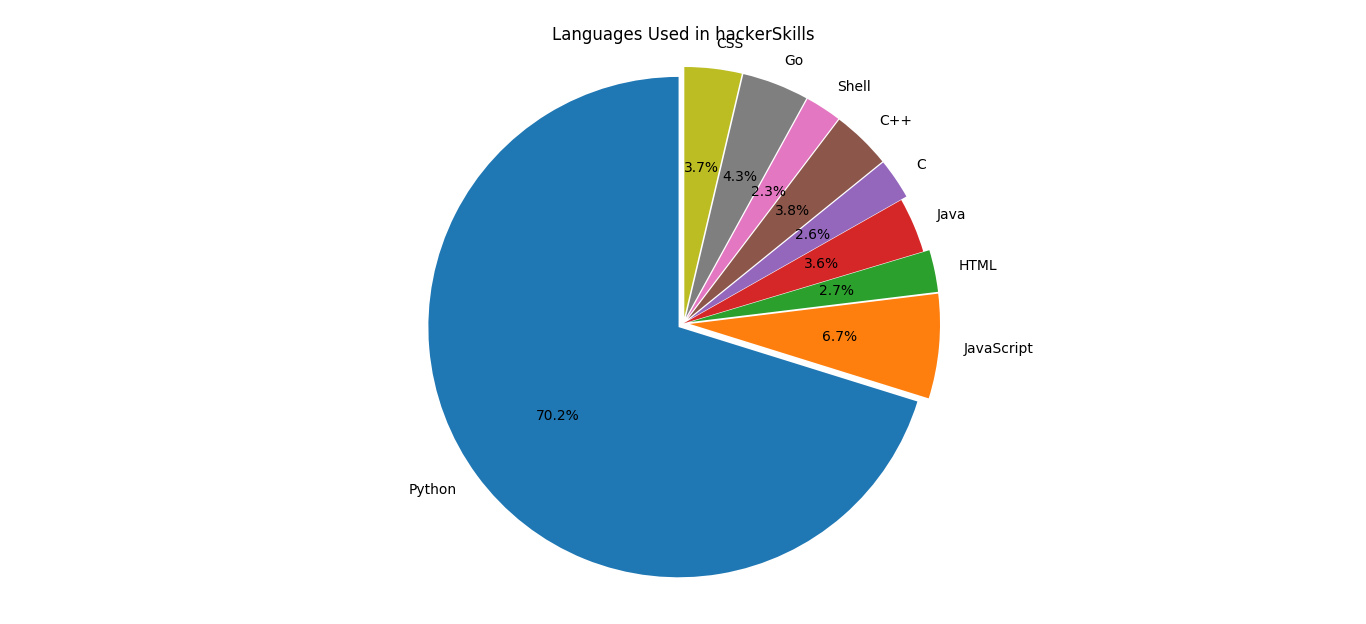

Generate this figure with Python:
import requests, json,pprint
import matplotlib.pyplot as plt
import numpy as np

token = 'c165507103883200aea2b06f1adba2adb84f27a1'

hackerskills = requests.get('https://api.github.com/repos/opencode18/hackerskills/languages?access_token=' + token)

hackerskills = json.loads(hackerskills.content)

labels = ['Python', 'JavaScript', 'HTML', 'Java', 'C', 'C++', 'Shell', 'Go', 'CSS']
sizes = [hackerskills['Python'], hackerskills['JavaScript'], hackerskills['HTML'], hackerskills['Java'], hackerskills['C']
, hackerskills['C++'], hackerskills['Shell'], hackerskills['Go'], hackerskills['CSS']]
explode = (0.1, 0.1, 0.1, 0, 0.1, 0.1, 0.1, 0.1, 0.1)

fig1, ax1 = plt.subplots()
ax1.set_title('Languages Used in hackerSkills')
ax1.pie(sizes, explode=explode, labels=labels, autopct='%1.1f%%',
        shadow=False, startangle=90, radius=4)
ax1.axis('equal')
plt.tight_layout()

plt.show()
